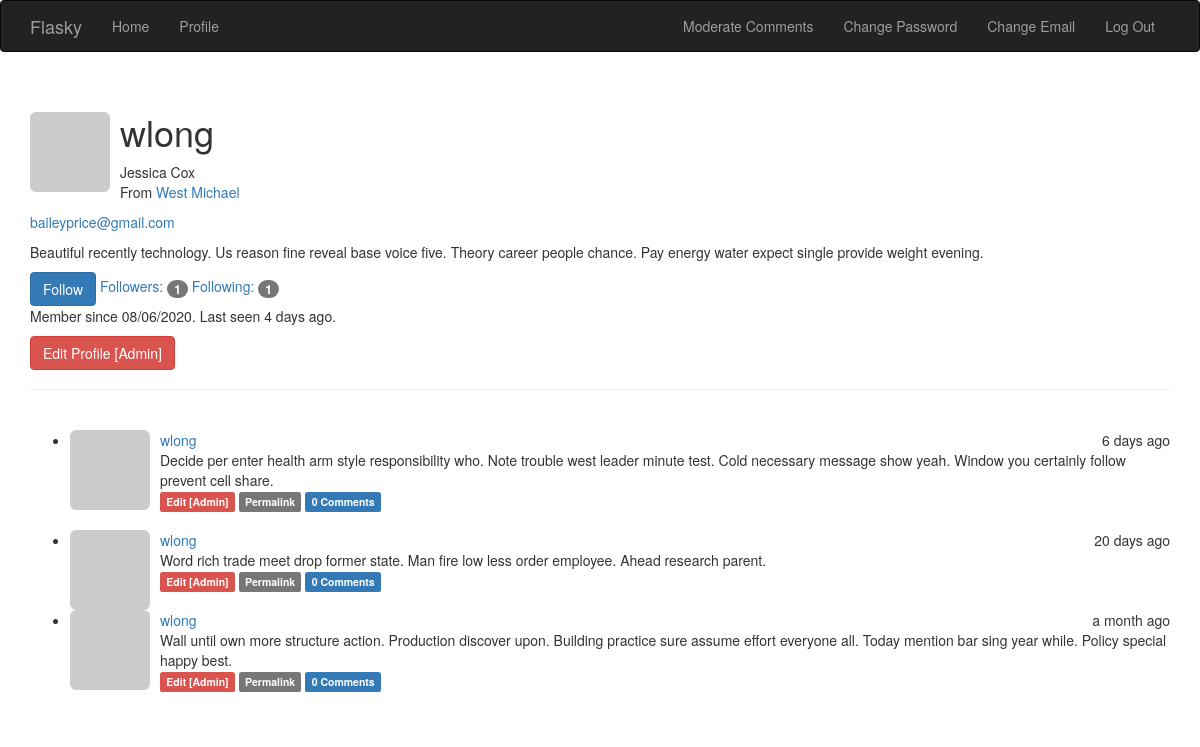
The page /user/wlong (signed in) on the database its author committed.
### app/models.py (models this page shows, shortened)
class User(UserMixin, db.Model):
    __tablename__ = 'users'
    id = db.Column(db.Integer, primary_key=True)
    email = db.Column(db.String(64), unique=True, index=True)
    username = db.Column(db.String(64), unique=True, index=True)
    password_hash = db.Column(db.String(128))
    role_id = db.Column(db.Integer, db.ForeignKey('roles.id'))
    confirmed = db.Column(db.Boolean, default=False)
    name = db.Column(db.String(64))
    location = db.Column(db.String(64))
    about_me = db.Column(db.Text())
    member_since = db.Column(db.DateTime(), default=datetime.utcnow)
    last_seen = db.Column(db.DateTime(), default=datetime.utcnow)
    avator_hash = db.Column(db.String(32))
    posts = db.relationship('Post', backref='author', lazy='dynamic')
    followed = db.relationship('Follow',
                               foreign_keys=[Follow.follower_id],
                               backref=db.backref('follower', lazy='joined'),  # joined 参数实现立即从联结查询中加载相关对象
                               lazy='dynamic',
                               cascade='all,delete-orphan')
    followers = db.relationship('Follow',
                                foreign_keys=[Follow.followed_id],
                                backref=db.backref('followed', lazy='joined'),
                                lazy='dynamic',
                                cascade='all,delete-orphan')
    comments = db.relationship('Comment', backref='author', lazy='dynamic')
    @property
    def password(self):
        raise AttributeError('Password is not a readable attribute')
    def can(self, perm):
        return self.role.has_permission(perm) and self.role is not None
    def is_administrator(self):
        return self.can(Permission.ADMIN)
    def ping(self):
        self.last_seen = datetime.utcnow()
        db.session.add(self)
        db.session.commit()
    def gravatar(self, size=100, default='identicon', rating='g'):
        if request.is_secure:
            url = 'https://secure.gravatar.com/avatar'
        else:
            url = 'https://www.gravatar.com/avatar'
        hash = self.avator_hash or self.gravatar_hash()
        return '{url}/{hash}?s={size}&d={default}&r={rating}'.format(
            url=url, hash=hash, size=size, default=default, rating=rating)
    def is_following(self, user):
        if user is None:
            return False
        return self.followed.filter_by(followed_id=user.id).first() is not None

class Post(db.Model):
    __tablename__ = 'posts'
    id = db.Column(db.Integer, primary_key=True)
    body = db.Column(db.Text)
    timestamp = db.Column(db.DateTime, index=True, default=datetime.utcnow)
    author_id = db.Column(db.Integer, db.ForeignKey('users.id'))
    body = db.Column(db.Text)
    body_html = db.Column(db.Text)
    comments = db.relationship('Comment', backref='post', lazy='dynamic')

### app/main/views.py (the view)
@main.route('/user/<username>')
def user(username):
    user = User.query.filter_by(username=username).first()
    if user is None:
        abort(404)
    posts = user.posts.order_by(Post.timestamp.desc()).all()
    return render_template('user.html', user=user, posts=posts)

### app/auth/views.py (called while the page is built)
@auth.before_app_request
def before_request():
    if current_user.is_authenticated:
        current_user.ping()
        if not current_user.confirmed \
                and request.blueprint != 'auth' \
                and request.endpoint != 'static':
            return redirect(url_for('auth.uncofirmed'))

### app/main/__init__.py (called while the page is built)
@main.app_context_processor
def inject_permission():
    return dict(Permission=Permission)

### app/main/views.py (called while the page is built)
@main.after_app_request
def after_request(response):
    for query in get_debug_queries():
        if query.duration >= current_app.config['FLASKY_SLOW_DB_QUERY_TIME']:
            current_app.logger.warning(
                'Slow query: %s\nParameters: %s\nDuration: %fs\nContext: %s\n' %
                (query.statement, query.parameters, query.duration,
                 query.context))
    return response

### app/models.py (called while the page is built)
@login_manager.user_loader
def load_user(user_id):
    return User.query.get(int(user_id))

    def has_permission(self, prem):
        return self.permission & prem == prem

### app/templates/user.html (shortened to what this page needs)
{% extends 'base.html' %}
{% block page_content %}
    <div class="page-header">
        <img class="img-rounded profile-thumbnail" src="{{ user.gravatar(size=256) }}"
             style="float: left;margin-right: 10px">
        <div class="profile-header">
            <h1>{{ user.username }}</h1>
            {% if user.name or user.location %}
                <p>
                    {% if user.name %}
                        {{ user.name }}<br>
                    {% endif %}
                    {% if user.location %}
                        From <a href="http://maps.google.com/?q={{ user.location }}">{{ user.location }}</a>
                    {% endif %}
                </p>
            {% endif %}
            {% if current_user.is_administrator() %}
                <p><a href="mailto:{{ user.email }}">{{ user.email }}</a></p>
            {% endif %}
            {% if user.about_me %}
                <p>{{ user.about_me }}</p>
            {% endif %}
            {% if current_user.can(Permission.FOLLOW) and user != current_user %}
                {% if not current_user.is_following(user) %}
                    <a href="{{ url_for('.follow', username=user.username) }}" class="btn btn-primary">Follow</a>
                {% else %}
                    <a href="{{ url_for('.unfollow', username=user.username) }}" class="btn btn-default">Unfollow</a>
                {% endif %}
            {% endif %}
            <a href="{{ url_for('.followers',username=user.username) }}">
                Followers: <span class="badge">{{ user.followers.count() }}</span>
            </a>
            <a href="{{ url_for('.followed_by',username=user.username) }}">
                Following: <span class="badge">{{ user.followed.count() }}</span>
            </a>
            <p>
                Member since {{ moment(user.member_since).format('L') }}.
                Last seen {{ moment(user.last_seen).fromNow(refresh=True) }}.
            </p>
            <p>
                {% if current_user.is_administrator() %}
                    <a class="btn btn-danger" href="{{ url_for('.edit_profile_admin', id=user.id) }}">Edit Profile
                        [Admin]</a>
                {% endif %}
            </p>
        </div>
    </div>
    <br>
    {% include '_posts.html' %}
{% endblock %}

### app/templates/_posts.html
<ul class="posts">
    {% for post in posts %}
        <li class="post">
            <div class="profile-thumbnail">
                <a href="{{ url_for('.user', username=post.author.username) }}">
                    <img class="img-rounded profile-thumbnail"
                         src="{{ post.author.gravatar(size=40) }}" style="float: left;margin-right: 10px">
                </a>
            </div>
            <div class="post-date" style="float: right">{{ moment(post.timestamp).fromNow() }}</div>
            <div class="post-author">
                <a href="{{ url_for('.user', username=post.author.username) }}">
                    {{ post.author.username }}
                </a>
            </div>
            <div class="post-body">
                {% if post.body_html %}
                    {{ post.body_html|safe }}
                {% else %}
                    {{ post.body }}
                {% endif %}
            </div>
            <div class="post-footer">
                {% if current_user == post.author %}
                    <a href="{{ url_for('.edit', id=post.id) }}">
                        <span class="label label-primary">Edit</span>
                    </a>
                {% elif current_user.is_administrator() %}
                    <a href="{{ url_for('.edit', id=post.id) }}">
                        <span class="label label-danger">Edit [Admin]</span>
                    </a>
                {% endif %}
                <a href="{{ url_for('.post', id=post.id) }}">
                    <span class="label label-default">Permalink</span>
                </a>
                <a href="{{ url_for('.post', id=post.id) }}#comments">
                    <span class="label label-primary">{{ post.comments.count() }} Comments</span>
                </a>
            </div>
        </li>
        <br>
    {% endfor %}
</ul>

### rows shown on the page
User: username "wlong", name "Jessica Cox", location "West Michael", email "baileyprice@gmail.com", about_me "Beautiful recently technology. Us reason fine reveal base voice five. Theory career people chance. Pay energy water expect single provide weight evening.", member_since "08/06/2020", last_seen "4 days ago"
Post: timestamp "6 days ago", author.username "wlong", body "Decide per enter health arm style responsibility who. Note trouble west leader minute test. Cold necessary message show yeah. Window you certainly follow prevent cell share.", comments.count "0"
Post: timestamp "20 days ago", author.username "wlong", body "Word rich trade meet drop former state. Man fire low less order employee. Ahead research parent.", comments.count "0"
Post: timestamp "a month ago", author.username "wlong", body "Wall until own more structure action. Production discover upon. Building practice sure assume effort everyone all. Today mention bar sing year while. Policy special happy best.", comments.count "0"

### other values the page prints
{{ user.followers.count() }} "1"
{{ user.followed.count() }} "1"
